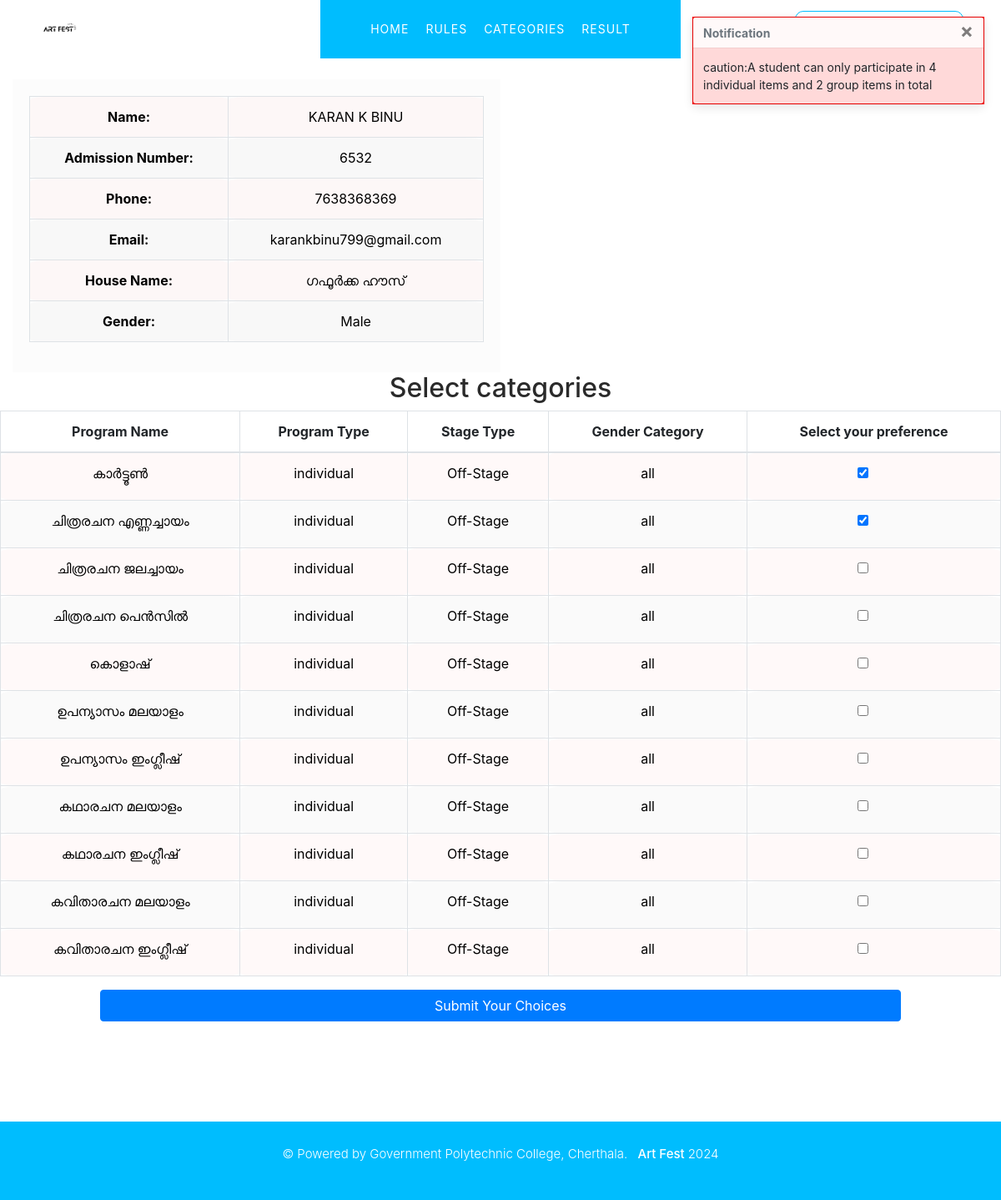
The app's page /select-categories (signed in) with its own data.
### artfest2024/models.py (models this page shows, shortened)
class StudentUsers(models.Model):
    student_admn_no = models.CharField(max_length=4)
    student_name = models.CharField(max_length=255)
    student_email = models.EmailField()
    student_phone = models.CharField(max_length=10)
    student_password = models.CharField(max_length=255)
    house_name = models.CharField(max_length=255)
    Gender=models.CharField(max_length=20)
    program = models.ManyToManyField(Programs)

class Programs(models.Model):
    PROGRAM_CHOICES = (
        ('individual', 'individual'),
        ('Group','Group'),
    )
    GENDER_CHOICES=(
        ("male", "Male"),
        ("female","Female"),
        ("all","All"),
    )
    STAGE_CHOICES=(
        ("On-Stage","On-Stage"),
        ("Off-Stage","Off-Stage"),
    )
    program_code = models.CharField(max_length=88)
    program_name = models.CharField(max_length=255)
    program_type = models.CharField(max_length=255,choices=PROGRAM_CHOICES)
    Gender_choices = models.CharField(max_length=255,choices=GENDER_CHOICES)
    Stage_choices = models.CharField(max_length=255,choices=STAGE_CHOICES)

### artfest2024/views.py (the view, shortened to what this page needs)
# urls.py: path('select-categories',views.select_categories,name='select_categories'),
def select_categories(request):
    user_admn_no = request.session.get("user_admn_no")
    userdetails = StudentUsers.objects.get(student_admn_no=user_admn_no)
    programs = Programs.objects.all()
    return render(
        request,
        "select-categories.html",
        {"userdetails": userdetails, "programs": programs, **get_common_data()},
    )

### artfest2024/views.py (called while the page is built)
def get_common_data():
    return {"AllStudents": StudentDetails.objects.all()}

### artfest2024/templates/select-categories.html (shortened to what this page needs)
{% extends "main.html" %}
{% load static %}
{% block content %}
<head>
  <link rel="stylesheet" type="text/css" href="{% static 'css/select-categories.css' %}">
</head>
<div class="toast-container" id="toast-container">
  <div class="toast" role="alert" aria-live="assertive" aria-atomic="true" data-autohide="true" data-delay="2000">
    <div class="toast-header">
      <strong class="mr-auto">Notification</strong>
      <button type="button" class="ml-2 mb-1 close" data-dismiss="toast" aria-label="Close">
        <span aria-hidden="true">&times;</span>
      </button>
    </div>
    <div class="toast-body">
    </div>
  </div>
</div>
<div class="container-fluid cat-container">
  {% if userdetails %}
  <div class="user-info col-md-6">
    <table border='2' class="table table-bordered">
      <tr>
        <th>Name:</th>
        <td>{{ userdetails.student_name }}</td>
      </tr>
      <tr>
        <th>Admission Number:</th>
        <td>{{ userdetails.student_admn_no }}</td>
      </tr>
      <tr>
        <th>Phone:</th>
        <td>{{ userdetails.student_phone }}</td>
      </tr>
      <tr>
        <th>Email:</th>
        <td>{{ userdetails.student_email }}</td>
      </tr>
      <tr>
        <th>House Name:</th>
        <td>{{ userdetails.house_name }}</td>
      </tr>
      <tr>
        <th>Gender:</th>
        <td>{{ userdetails.Gender }}</td>
      </tr>
    </table>
  </div>
  {% else %}
  <p class="col-12 text-center">No User Details Found.</p>
  {% endif %}
</div>
<h2 class="text-center">Select categories</h2>
<form method="post" action="{% url 'select_categories' %}">
  <div class="table-responsive">
    <table class="table table-bordered">
      <thead class="thead-primery">
        <tr>
          <th>Program Name</th>
          <th>Program Type</th>
          <th>Stage Type</th>
          <th>Gender Category</th>
          <th>Select your preference</th>
        </tr>
      </thead>
      <tbody>
        {% for program in programs %}
          <tr>
            <td>
              <label for="{{ program.program_name }}">{{ program.program_name }}</label>
            </td>
            <td>{{ program.program_type }}</td>
            <td>{{ program.Stage_choices }}</td>
            <td>{{ program.Gender_choices }}</td>
            <td>
              {% if program in userdetails.program.all %}
                <input class="form-check-input" type="checkbox" value="{{ program.program_name }}" name="selected_programs" checked>
              {% else %}
                <input class="form-check-input" type="checkbox" value="{{ program.program_name }}" name="selected_programs">
              {% endif %}
            </td>
          </tr>
        {% endfor %}
      </tbody>
    </table>
  </div>
  <div class="text-center">
  <button type="submit" class="btn btn-primary mt-8" style="width:80%;">Submit Your Choices</button>
  </div>
{% endblock %}

### artfest2024/templates/main.html (shortened to what this page needs)
{% load static %}
<!DOCTYPE html>
<html lang="en">
  <head>
    <link rel="stylesheet" href="{% static 'assets/css1/fontawesome.css' %}" />
    <link
      rel="stylesheet"
      href="{% static 'assets/css1/templatemo-snapx-photography.css' %}"
    />
    <link rel="stylesheet" href="{% static 'assets/css1/owl.css' %}" />
    <link rel="stylesheet" href="{% static 'assets/css1/animate.css' %}" />
    <link rel="stylesheet" href="https://stackpath.bootstrapcdn.com/bootstrap/4.3.1/css/bootstrap.min.css">
  </head>
  <body>
    <header class="header-area header-sticky">
      <div class="container">
        <div class="row">
          <div class="col-12">
            <nav class="main-nav">
              <a href="{% url 'index' %}" class="logo">
                <img src="{% static 'assets/images1/artslogo.jpg' %}" alt="Logo" class="logo-img"/>
              </a>
              <ul class="nav">
                <li><a href="{% url  'index' %}" class="active">Home</a></li>
                <li><a href="{% static 'files/ARTS_2024_MANUAL.pdf' %}" download>Rules</a></li>
                <li><a href="{% url  'categories' %}">Categories</a></li>
                <li><a href="#">Result</a></li>
              </ul>
              {% if user.is_authenticated %}
              <div class="dropdown border-button">
                <a id="user-icon" href="#" class="sign-in-up" role="button" id="dropdownMenuLink">
                  <i class="fa fa-user"></i> {{ request.user.username }}
                </a>
                <div class="dropdown-content text-center" aria-labelledby="dropdownMenuLink">
                  <a class="dropdown-item" href="{% url 'select_categories' %}">Profile</a>
                  <a class="dropdown-item" href="#" data-toggle="modal" data-target="#forgotPasswordModal" id="forgotPasswordLink">Forgot Password</a>
                  <a class="dropdown-item" href="{% url 'user_logout' %}">Logout</a>
                </div>
              </div>
                {% else %}
                  <div class="border-button">
                    <a id="modal_trigger" href="#modal" class="sign-in-up">
                    </a>
                  </div>
              {% endif %}
            </nav>
          </div>
        </div>
      </div>
    </header>
    {% block content %} {% endblock content %}
    <footer>
      <div class="container">
        <div class="row">
          <div class="col-lg-12">
            <p>
              © Powered by Government Polytechnic College, Cherthala.
              <a href="#">&nbsp; Art Fest </a> 2024
            </p>
          </div>
        </div>
      </div>
    </footer>
  </body>
</html>

### artfest2024/static/assets/css1/templatemo-snapx-photography.css (style rules this page uses)
html, body, div, span, applet, object, iframe, h1, h2, h3, h4, h5, h6, p, blockquote, div pre, a, abbr, acronym, address, big, cite, code, del, dfn, em, font, img, ins, kbd, q, s, samp, small, strike, strong, sub, sup, tt, var, b, u, i, center, dl, dt, dd, ol, ul, li, figure, header, nav, section, article, aside, footer, figcaption { margin: 0; padding: 0; border: 0; outline: 0; }
ul, li { padding: 0; margin: 0; list-style: none; }
header, nav, section, article, aside, footer, hgroup { display: block; }
* { box-sizing: border-box; }
html, body { font-family: 'Roboto', sans-serif; font-weight: 400; background-color: #fff; font-size: 16px; -webkit-font-smoothing: antialiased; -moz-osx-font-smoothing: grayscale; }
a { text-decoration: none !important; }
h1, h2, h3, h4, h5, h6 { margin-top: 0px; margin-bottom: 0px; color: #2a2a2a; }
ul { margin-bottom: 0px; }
p { font-size: 15px; line-height: 28px; color: #7a7a7a; }
img { width: 100%; overflow: hidden; }
html, body { background: #fff; font-family: 'Roboto', sans-serif; }
.border-button a { font-size: 15px; color: #00bdfe; background-color: transparent; border: 1px solid #00bdfe; padding: 10px 30px; display: inline-block; border-radius: 10px; font-weight: 500; text-transform: capitalize; letter-spacing: 0.5px; transition: all .3s; }
.header-area { background-color: #fff; position: absolute; height: 70px; top: 0; left: 0; right: 0; z-index: 100; -webkit-transition: all .5s ease 0s; -moz-transition: all .5s ease 0s; -o-transition: all .5s ease 0s; transition: all .5s ease 0s; }
.header-area .main-nav { min-height: 80px; background: transparent; display: flex }
.header-area .main-nav .logo { margin-top: 9px; flex-basis: 20%; -webkit-transition: all 0.3s ease 0s; -moz-transition: all 0.3s ease 0s; -o-transition: all 0.3s ease 0s; transition: all 0.3s ease 0s; }
.header-area .main-nav .logo img { max-width: 142px; }
.header-area .main-nav .nav { flex-basis: 60%; height: 70px; margin-top: 0px; margin-right: 0px; -webkit-transition: all 0.3s ease 0s; -moz-transition: all 0.3s ease 0s; -o-transition: all 0.3s ease 0s; transition: all 0.3s ease 0s; position: relative; z-index: 999; }
.nav { justify-content: center; }
.header-area .main-nav .nav li:first-child { padding-left: 60px; }
.header-area .main-nav .nav li:last-child { padding-right: 60px; }
.header-area .main-nav .nav li { padding-left: 30px; padding-right: 30px; background-color: #00bdfe; }
.header-area .main-nav .nav li a { display: block; font-weight: 400; font-size: 14px; text-transform: uppercase; color: #fff; -webkit-transition: all 0.3s ease 0s; -moz-transition: all 0.3s ease 0s; -o-transition: all 0.3s ease 0s; transition: all 0.3s ease 0s; height: 70px; line-height: 70px; border: transparent; letter-spacing: 1px; }
.header-area .main-nav .border-button { flex-basis: 20%; margin-top: 13px; text-align: right; }
.header-area .main-nav .nav li:hover a, .header-area .main-nav .nav li a.active { color: #fff; }
.header-area.header-sticky { min-height: 70px; }
.header-area.header-sticky .nav li a.active { color: #fff; }
@media (max-width: 1200px) { .header-area .main-nav .nav li { padding-left: 10px; padding-right: 10px; } }
@media (max-width: 1200px) { .header-area .main-nav:before { display: none; } }
.btn { padding: 10px 20px; background: #00bdfe; color: #fff; transition: all .3s; }
footer { background-color: #00bdfe; text-align: center; padding: 25px 0px; margin-top: 120px; }
footer p { color: #fff; font-weight: 300; }
footer p a { color: #fff; font-weight: 500; }
.user-info { text-align: center; margin-top: -85px; }
body { overflow-x: hidden; }

### artfest2024/static/css/select-categories.css (style rules this page uses)
.cat-container { display: flex; flex-wrap: wrap; justify-content: space-between; align-items: center; padding-top: 80px; }
.user-info { width: 100%; background: rgb(0, 0, 0, 0.01); padding: 20px; }
input[type='checkbox'] { font-size:20px; }
table { width: 80%; border-radius:50%; }
th, td { padding: 10px; text-align: center; border-radius:8%; }
.table-bordered tbody tr:nth-child(even) { background-color: #ececec42; color:black; }
.table-bordered tbody tr:nth-child(odd) { background-color: #ffe7e744; color:black; }
.toast-container { position: fixed; top: 20px; right: 20px; z-index: 1000; background-color:red; }

### artfest2024/templates/main.html (style rules this page uses)
.logo-img { width:25%; height:65%; margin-bottom:4px; }

### records on screen
StudentUsers: student_name "KARAN K BINU", student_admn_no "6532", student_phone "7638368369", student_email "karankbinu799@gmail.com", house_name "ഗഫൂർക്ക ഹൗസ്", Gender "Male"
Programs: program_name "കാർട്ടൂൺ", program_type "individual", Stage_choices "Off-Stage", Gender_choices "all"
Programs: program_name "ചിത്രരചന എണ്ണച്ചായം", program_type "individual", Stage_choices "Off-Stage", Gender_choices "all"
Programs: program_name "ചിത്രരചന ജലച്ചായം", program_type "individual", Stage_choices "Off-Stage", Gender_choices "all"
Programs: program_name "ചിത്രരചന പെൻസിൽ", program_type "individual", Stage_choices "Off-Stage", Gender_choices "all"
Programs: program_name "കൊളാഷ്", program_type "individual", Stage_choices "Off-Stage", Gender_choices "all"
Programs: program_name "ഉപന്യാസം മലയാളം", program_type "individual", Stage_choices "Off-Stage", Gender_choices "all"
Programs: program_name "ഉപന്യാസം ഇംഗ്ലീഷ്", program_type "individual", Stage_choices "Off-Stage", Gender_choices "all"
Programs: program_name "കഥാരചന മലയാളം", program_type "individual", Stage_choices "Off-Stage", Gender_choices "all"
Programs: program_name "കഥാരചന ഇംഗ്ലീഷ്", program_type "individual", Stage_choices "Off-Stage", Gender_choices "all"
Programs: program_name "കവിതാരചന മലയാളം", program_type "individual", Stage_choices "Off-Stage", Gender_choices "all"
Programs: program_name "കവിതാരചന ഇംഗ്ലീഷ്", program_type "individual", Stage_choices "Off-Stage", Gender_choices "all"
